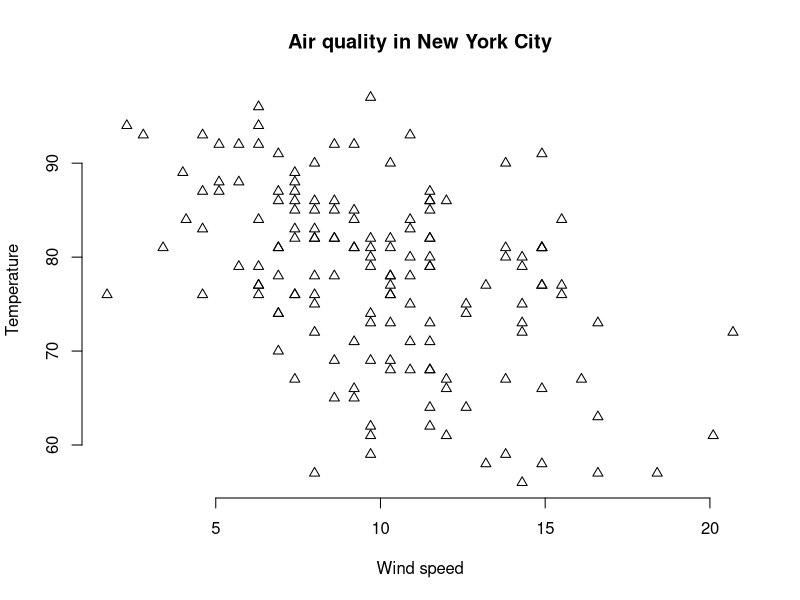

This figure's R source: (Note: this script raises an error after producing the figure.)
#head(airquality, 5)
x <- airquality$Wind
y <- airquality$Temp

plot(x, y, main = "Air quality in New York City",
     xlab = "Wind speed", ylab = "Temperature", 
     pch = 24, frame = FALSE)

#plot(x, y, main = "Air quality in New York City",
     #xlab = "Wind speed", ylab = "Temperature", 
     #pch = 24, frame = FALSE, cex = 0.8)


abline(lm(y ~ x, data = airquality), col = "y")